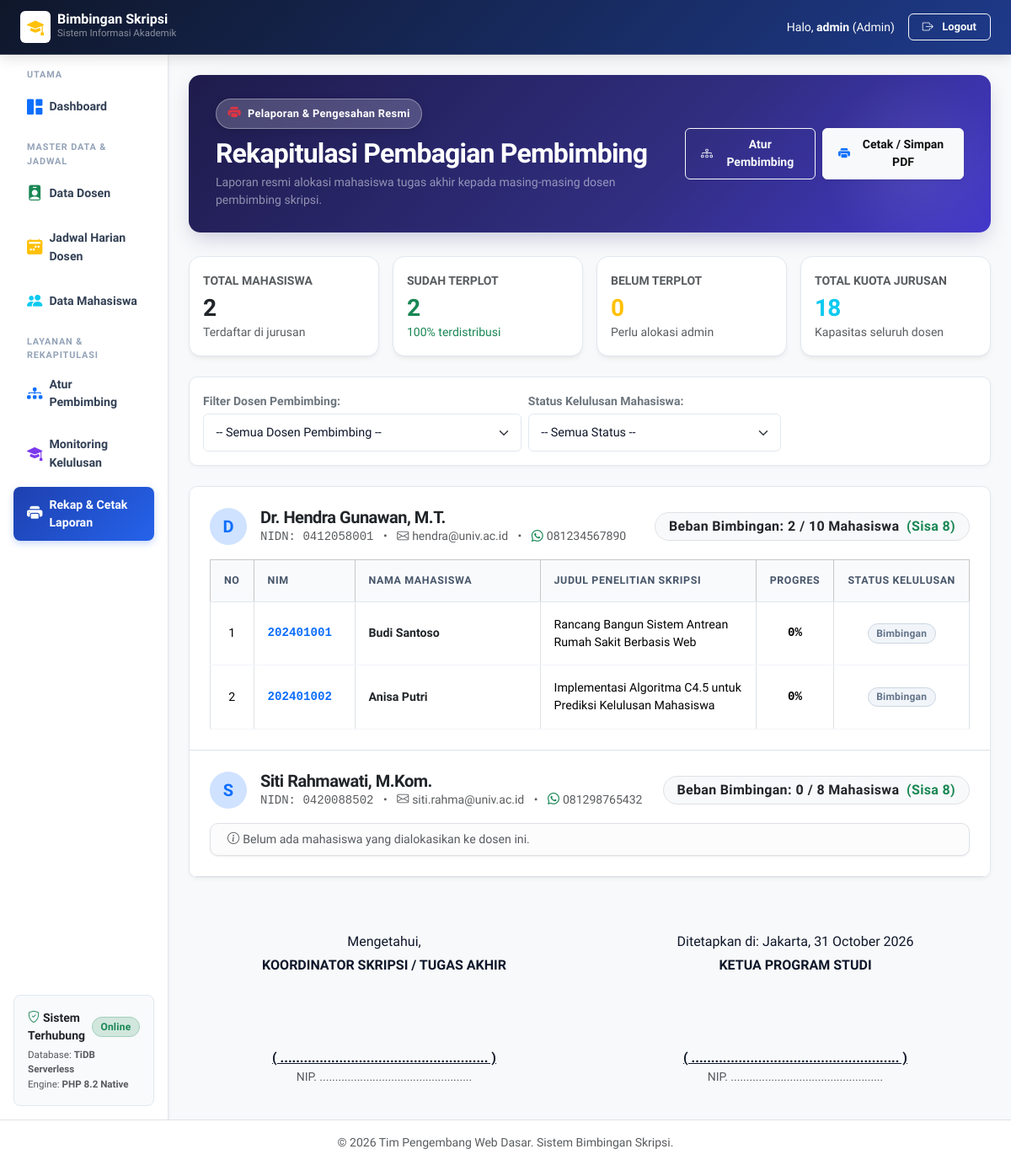
Before: /admin/laporan_plotting.php (signed in) with the older database file.
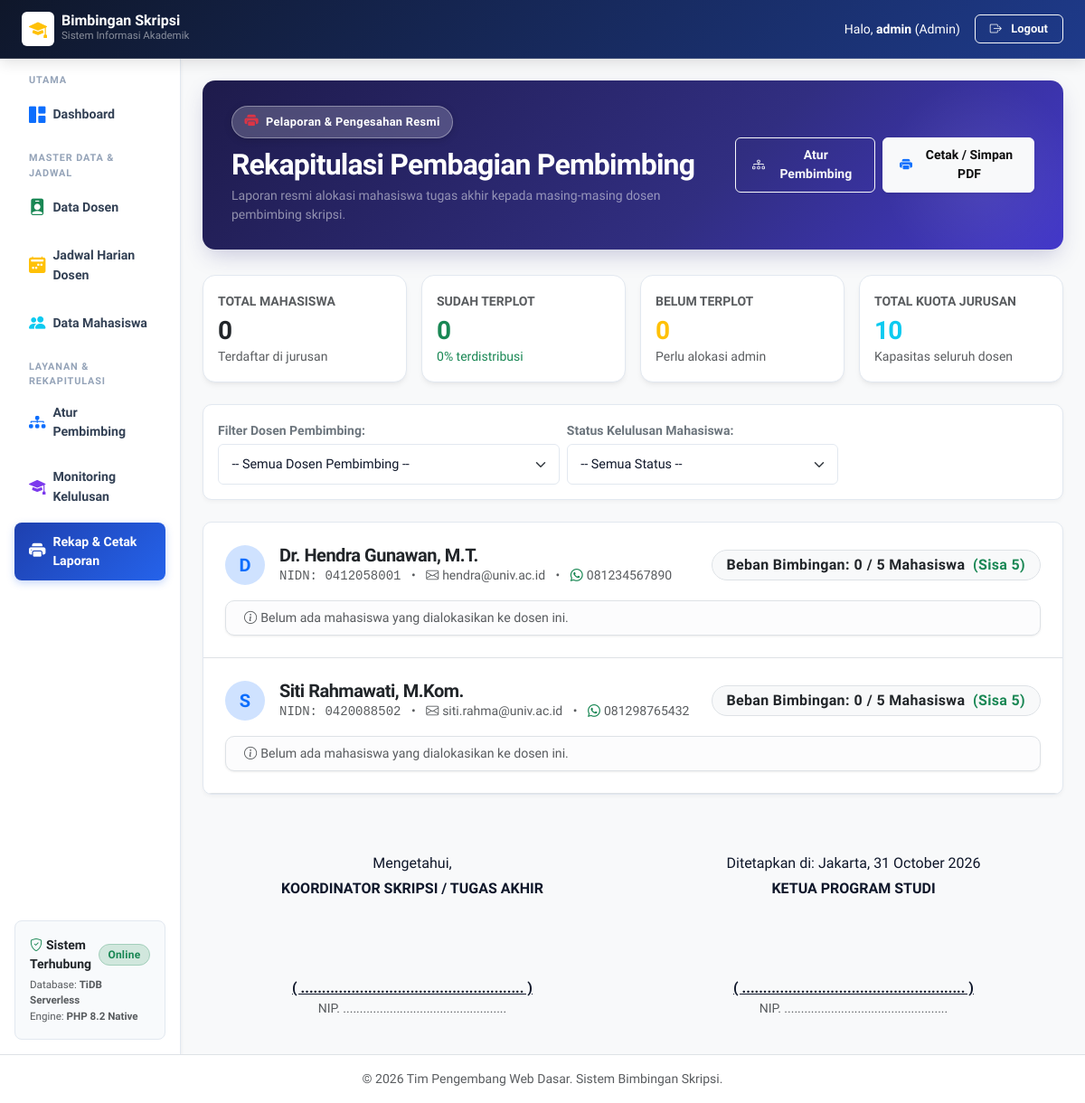
After: the same page with the newer database file.
### tables this page shows
CREATE TABLE IF NOT EXISTS dosen (
    id INT AUTO_INCREMENT PRIMARY KEY,
    user_id INT NOT NULL,
    nidn VARCHAR(20) NOT NULL UNIQUE,
    nama_dosen VARCHAR(100) NOT NULL,
    email VARCHAR(100) NOT NULL,
    no_whatsapp VARCHAR(20),
    foto_profil VARCHAR(255) DEFAULT 'default.png',
    kuota_bimbingan INT DEFAULT 5,
    created_at TIMESTAMP DEFAULT CURRENT_TIMESTAMP,
    FOREIGN KEY (user_id) REFERENCES users(id) ON DELETE CASCADE
);

CREATE TABLE IF NOT EXISTS mahasiswa (
    id INT AUTO_INCREMENT PRIMARY KEY,
    user_id INT NOT NULL,
    nim VARCHAR(20) NOT NULL UNIQUE,
    nama_lengkap VARCHAR(100) NOT NULL,
    kelas VARCHAR(20) DEFAULT 'TI-1A-2025',
    judul_skripsi VARCHAR(255) DEFAULT 'Belum Ditentukan',
    dosen_pembimbing_id INT NULL,
    status_pembimbing ENUM('belum_diplot', 'menunggu_konfirmasi', 'aktif') DEFAULT 'belum_diplot',
    foto_profil VARCHAR(255) DEFAULT 'default.png',
    status_kelulusan ENUM('proses_bimbingan', 'siap_sidang', 'lulus') DEFAULT 'proses_bimbingan',
    created_at TIMESTAMP DEFAULT CURRENT_TIMESTAMP,
    FOREIGN KEY (user_id) REFERENCES users(id) ON DELETE CASCADE,
    FOREIGN KEY (dosen_pembimbing_id) REFERENCES dosen(id) ON DELETE SET NULL
);

### admin/laporan_plotting.php (the view, shortened to what the rows shown need)
<?php
require_once '../config/database.php';
$where_dosen = ["1=1"];
$params_dosen = [];
$where_dosen_sql = implode(" AND ", $where_dosen);
$queryDosen = "
    SELECT
        d.id,
        d.nidn,
        d.nama_dosen,
        d.email,
        d.no_whatsapp,
        d.kuota_bimbingan,
        COUNT(m.id) AS total_bimbingan
    FROM dosen d
    LEFT JOIN mahasiswa m ON d.id = m.dosen_pembimbing_id
    WHERE {$where_dosen_sql}
    GROUP BY d.id
    ORDER BY d.nama_dosen ASC
";
$stmtD = $pdo->prepare($queryDosen);
$stmtD->execute($params_dosen);
$laporan_dosen = $stmtD->fetchAll();
$where_mhs = ["m.dosen_pembimbing_id IS NOT NULL"];
$params_mhs = [];
$where_mhs_sql = implode(" AND ", $where_mhs);
$queryMhs = "
    SELECT
        m.*,
        COALESCE(
            (SELECT nilai_progres FROM pengajuan_bimbingan WHERE mahasiswa_id = m.id ORDER BY id DESC LIMIT 1),
            0
        ) AS nilai_terakhir,
        (SELECT COUNT(*) FROM logbook_bimbingan WHERE mahasiswa_id = m.id) AS total_acc
    FROM mahasiswa m
    WHERE {$where_mhs_sql}
    ORDER BY m.dosen_pembimbing_id, m.nim ASC
";
$stmtM = $pdo->prepare($queryMhs);
$stmtM->execute($params_mhs);
$all_mhs = $stmtM->fetchAll();
$mhs_by_dosen = [];
foreach ($all_mhs as $m) {
    $mhs_by_dosen[$m['dosen_pembimbing_id']][] = $m;
}
require_once '../templates/header.php';
require_once '../templates/sidebar_admin.php';
?>
<div class="hero-banner d-flex flex-column flex-md-row justify-content-between align-items-md-center gap-3 no-print">
    <div>
        <h2 class="fw-bold text-white mb-1">Rekapitulasi Pembagian Pembimbing</h2>
    </div>
</div>
<div class="card shadow-sm border-0 mb-4">
    <div class="card-body p-0">
        <?php if (empty($laporan_dosen)): ?>
            <div class="text-center py-5 text-muted">Tidak ada data pembagian bimbingan sesuai filter.</div>
        <?php else: ?>
            <?php foreach ($laporan_dosen as $dosen):
                $mhs_list = $mhs_by_dosen[$dosen['id']] ?? [];
                $bimbingan_count = count($mhs_list);
                $kuota = (int)$dosen['kuota_bimbingan'];
                $sisa  = $kuota - $bimbingan_count;
                $initial = strtoupper(substr($dosen['nama_dosen'], 0, 1));
            ?>
                <div class="p-4 border-bottom">
                    <div class="d-flex justify-content-between align-items-center mb-3 flex-wrap">
                        <div class="d-flex align-items-center gap-3">
                            <div class="avatar-initial bg-primary-subtle text-primary fs-5" style="width: 44px; height: 44px;">
                                <?= $initial; ?>
                            </div>
                            <div>
                                <h5 class="fw-bold text-dark mb-0">
                                    <?= htmlspecialchars($dosen['nama_dosen']); ?>
                                </h5>
                                <div class="small text-muted">
                                    <span class="font-monospace">NIDN: <?= htmlspecialchars($dosen['nidn']); ?></span>
                                    <span class="mx-2">•</span>
                                    <span><i class="bi bi-envelope me-1"></i><?= htmlspecialchars($dosen['email']); ?></span>
                                    <?php if (!empty($dosen['no_whatsapp'])): ?>
                                        <span class="mx-2">•</span>
                                        <span><i class="bi bi-whatsapp me-1 text-success"></i><?= htmlspecialchars($dosen['no_whatsapp']); ?></span>
                                    <?php endif; ?>
                                </div>
                            </div>
                        </div>
                        <div class="text-end mt-2 mt-md-0">
                            <span class="badge bg-light text-dark border px-3 py-2 fs-6">
                                Beban Bimbingan: <strong><?= $bimbingan_count; ?></strong> / <?= $kuota; ?> Mahasiswa
                                <span class="ms-1 <?= ($sisa > 0) ? 'text-success' : 'text-danger'; ?>">
                                    (<?= ($sisa > 0) ? "Sisa {$sisa}" : 'Kuota Penuh'; ?>)
                                </span>
                            </span>
                        </div>
                    </div>
                    <?php if (empty($mhs_list)): ?>
                        <div class="alert alert-light border small text-muted mb-0 py-2">
                            <i class="bi bi-info-circle me-1"></i>Belum ada mahasiswa yang dialokasikan ke dosen ini.
                        </div>
                    <?php else: ?>
                        <div class="table-responsive">
                            <table class="table table-bordered table-hover align-middle mb-0 table-print">
                                <thead class="table-light">
                                    <tr>
                                        <th style="width: 40px;" class="text-center">No</th>
                                        <th style="width: 120px;">NIM</th>
                                        <th style="width: 220px;">Nama Mahasiswa</th>
                                        <th>Judul Penelitian Skripsi</th>
                                        <th style="width: 90px;" class="text-center">Progres</th>
                                        <th style="width: 130px;" class="text-center">Status Kelulusan</th>
                                    </tr>
                                </thead>
                                <tbody>
                                    <?php
                                    $no = 1;
                                    foreach ($mhs_list as $m):
                                    ?>
                                        <tr>
                                            <td class="text-center"><?= $no++; ?></td>
                                            <td class="font-monospace fw-bold text-primary"><?= htmlspecialchars($m['nim']); ?></td>
                                            <td class="fw-semibold text-dark"><?= htmlspecialchars($m['nama_lengkap']); ?></td>
                                            <td><?= htmlspecialchars($m['judul_skripsi']); ?></td>
                                            <td class="text-center font-monospace fw-bold">
                                                <?= (int)$m['nilai_terakhir']; ?>%
                                            </td>
                                            <td class="text-center">
                                                <?php if ($m['status_kelulusan'] === 'lulus'): ?>
                                                    <span class="badge bg-success">Lulus</span>
                                                <?php elseif ($m['status_kelulusan'] === 'siap_sidang'): ?>
                                                    <span class="badge bg-primary">Siap Sidang</span>
                                                <?php else: ?>
                                                    <span class="badge bg-secondary">Bimbingan</span>
                                                <?php endif; ?>
                                            </td>
                                        </tr>
                                    <?php endforeach; ?>
                                </tbody>
                            </table>
                        </div>
                    <?php endif; ?>
                </div>
            <?php endforeach; ?>
        <?php endif; ?>
    </div>
</div>
<?php
require_once '../templates/footer.php';
?>

Changed rows visible on the page:
removed mahasiswa: nim "202401001", nama_lengkap "Budi Santoso", judul_skripsi "Rancang Bangun Sistem Antrean Rumah Sakit Berbasis Web", nilai_terakhir "0", status_kelulusan "Bimbingan", shown under dosen "Dr. Hendra Gunawan, M.T."
removed mahasiswa: nim "202401002", nama_lengkap "Anisa Putri", judul_skripsi "Implementasi Algoritma C4.5 untuk Prediksi Kelulusan Mahasiswa", nilai_terakhir "0", status_kelulusan "Bimbingan", shown under dosen "Dr. Hendra Gunawan, M.T."
changed dosen "Dr. Hendra Gunawan, M.T.": id "2" → "0"; kuota_bimbingan "10" → "5"; kuota_bimbingan "8" → "5"; text "NO NIM NAMA MAHASISWA JUDUL PENELITIAN SKRIPSI PROGRES STATUS KELULUSAN" → "Belum ada mahasiswa yang dialokasikan ke dosen ini."
changed dosen "Siti Rahmawati, M.Kom.": kuota_bimbingan "8" → "5"
Other visible differences:
$total_mhs_all: "2" → "0"
$total_terplot: "2" → "0"
$total_kapasitas: "18" → "10"
text no longer shown: "100"
text now shown: "0"
